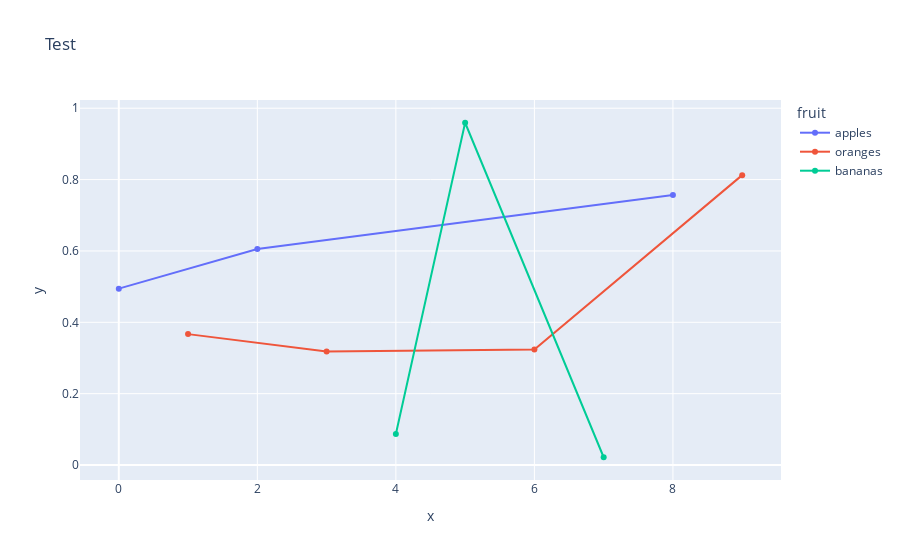

Here is the notebook cell this chart was saved with:
### Markdown cell above
### plotly.express

使用`px.line()`可以调用一次绘制多条线。

### Code cell
import plotly.express as px

fig = px.line(df_line_chart, x="x", y="y", color="fruit", markers=True, title='Test')
fig.show()

### Figure 1 — Plotly figure (JSON) as saved in the notebook; plotly's stock layout.template omitted (floating-point values rounded to 4 significant figures)
{"data": [{"hovertemplate": "fruit=apples<br>x=%{x}<br>y=%{y}<extra></extra>", "legendgroup": "apples", "line": {"color": "#636efa", "dash": "solid"}, "marker": {"symbol": "circle"}, "mode": "lines+markers", "name": "apples", "orientation": "v", "showlegend": true, "type": "scatter", "x": [0, 2, 8], "xaxis": "x", "y": [0.4943, 0.6052, 0.7569], "yaxis": "y"}, {"hovertemplate": "fruit=oranges<br>x=%{x}<br>y=%{y}<extra></extra>", "legendgroup": "oranges", "line": {"color": "#EF553B", "dash": "solid"}, "marker": {"symbol": "circle"}, "mode": "lines+markers", "name": "oranges", "orientation": "v", "showlegend": true, "type": "scatter", "x": [1, 3, 6, 9], "xaxis": "x", "y": [0.3669, 0.3183, 0.3238, 0.8125], "yaxis": "y"}, {"hovertemplate": "fruit=bananas<br>x=%{x}<br>y=%{y}<extra></extra>", "legendgroup": "bananas", "line": {"color": "#00cc96", "dash": "solid"}, "marker": {"symbol": "circle"}, "mode": "lines+markers", "name": "bananas", "orientation": "v", "showlegend": true, "type": "scatter", "x": [4, 5, 7], "xaxis": "x", "y": [0.08676, 0.9593, 0.0218], "yaxis": "y"}], "layout": {"legend": {"title": {"text": "fruit"}, "tracegroupgap": 0}, "title": {"text": "Test"}, "xaxis": {"anchor": "y", "domain": [0, 1], "title": {"text": "x"}}, "yaxis": {"anchor": "x", "domain": [0, 1], "title": {"text": "y"}}}}
